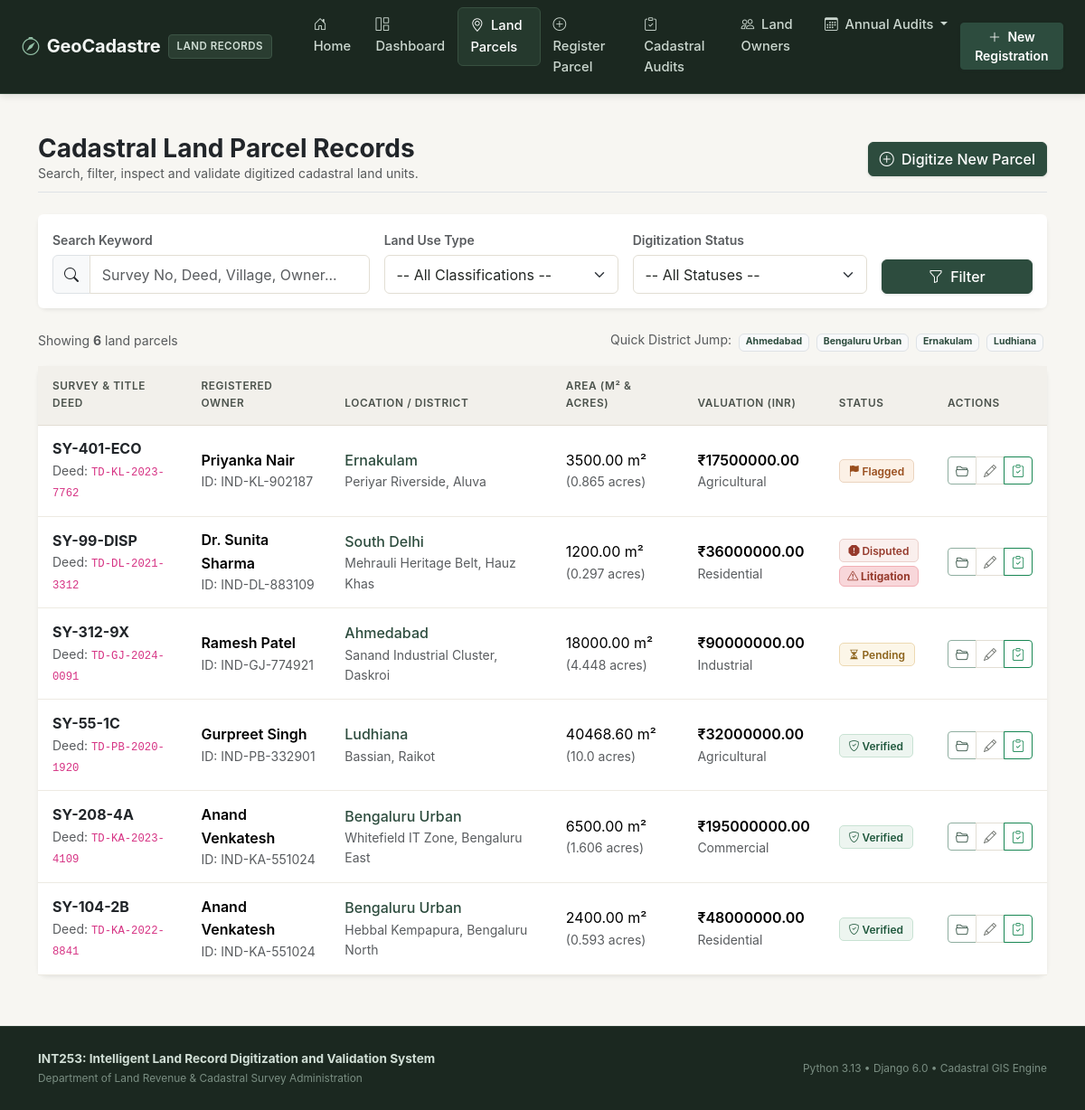
The app's page /parcels/ with its own data.
### records/models.py (models this page shows, shortened)
class LandParcel(models.Model):
    LAND_TYPE_CHOICES = [
        ('AGRICULTURAL', 'Agricultural'),
        ('RESIDENTIAL', 'Residential'),
        ('COMMERCIAL', 'Commercial'),
        ('INDUSTRIAL', 'Industrial'),
        ('FOREST_GOVT', 'Government / Forest Reserve'),
    ]
    STATUS_CHOICES = [
        ('PENDING', 'Pending Validation'),
        ('VERIFIED', 'Digitized & Verified'),
        ('FLAGGED', 'Flagged for Discrepancy'),
        ('DISPUTED', 'Under Legal Dispute'),
    ]
    owner = models.ForeignKey(
        LandOwner,
        on_delete=models.CASCADE,
        related_name="parcels",
        verbose_name="Registered Owner"
    )
    title_deed_number = models.CharField(
        max_length=50,
        unique=True,
        verbose_name="Title Deed Reference",
        help_text="Official deed document reference (e.g. TD-2024-8831)"
    )
    survey_number = models.CharField(
        max_length=50,
        unique=True,
        verbose_name="Cadastral Survey Number",
        help_text="Survey number allocated in government cadastral map (e.g. SY-104-2B)"
    )
    slug = models.SlugField(
        max_length=120,
        unique=True,
        blank=True,
        verbose_name="URL Slug Identifier"
    )
    district = models.CharField(max_length=80, db_index=True, verbose_name="District / Region")
    taluk = models.CharField(max_length=80, verbose_name="Taluk / Subdivision")
    village = models.CharField(max_length=100, verbose_name="Village / Locality")
    area_sq_meters = models.DecimalField(
        max_digits=12,
        decimal_places=2,
        validators=[MinValueValidator(Decimal('1.00'))],
        verbose_name="Area (Sq. Meters)",
        help_text="Cadastral plot area in square meters"
    )
    land_type = models.CharField(
        max_length=20,
        choices=LAND_TYPE_CHOICES,
        default='RESIDENTIAL',
        verbose_name="Land Use Classification"
    )
    market_valuation = models.DecimalField(
        max_digits=14,
        decimal_places=2,
        default=Decimal('0.00'),
        validators=[MinValueValidator(Decimal('0.00'))],
        verbose_name="Estimated Market Valuation (INR)"
    )
    gis_coordinates = models.CharField(
        max_length=150,
        default="12.9716 N, 77.5946 E",
        verbose_name="GIS Centroid Coordinates",
        help_text="Format: Latitude, Longitude (e.g. 12.9716 N, 77.5946 E)"
    )
    is_disputed = models.BooleanField(
        default=False,
        verbose_name="Litigation / Dispute Flag",
        help_text="Check if parcel has active injunction or dispute"
    )
    digitization_status = models.CharField(
        max_length=25,
        choices=STATUS_CHOICES,
        default='PENDING',
        verbose_name="Validation & Digitization Status"
    )
    registered_date = models.DateField(verbose_name="Official Deed Date")
    created_at = models.DateTimeField(auto_now_add=True, verbose_name="Digitized At")
    updated_at = models.DateTimeField(auto_now=True, verbose_name="Last Modified At")
    class Meta:
        verbose_name = "Land Parcel"
        verbose_name_plural = "Land Parcels"
        ordering = ['-created_at']
    @property
    def area_in_acres(self):
        return round(float(self.area_sq_meters) / 4046.86, 3)

class LandOwner(models.Model):
    first_name = models.CharField(max_length=60, verbose_name="First Name")
    last_name = models.CharField(max_length=60, verbose_name="Last Name")
    national_id = models.CharField(
        max_length=20,
        unique=True,
        verbose_name="National ID / Aadhaar Hash",
        help_text="Unique citizen identifier or tax registration number"
    )
    email = models.EmailField(blank=True, null=True, verbose_name="Contact Email")
    phone = models.CharField(max_length=20, verbose_name="Phone Number")
    residential_address = models.TextField(verbose_name="Residential Address")
    created_at = models.DateTimeField(auto_now_add=True, verbose_name="Registration Timestamp")
    class Meta:
        verbose_name = "Land Owner"
        verbose_name_plural = "Land Owners"
        ordering = ['last_name', 'first_name']
    @property
    def full_name(self):
        return f"{self.first_name} {self.last_name}"

### records/views.py (the view, shortened to what this page needs)
# urls.py: path('parcels/', views.parcel_list_view, name='parcel_list'),
def parcel_list_view(request):
    queryset = LandParcel.objects.select_related('owner').all()
    query = request.GET.get('q', '').strip()
    land_type = request.GET.get('land_type', '').strip()
    status = request.GET.get('status', '').strip()
    district = request.GET.get('district', '').strip()
    if land_type:
        queryset = queryset.filter(land_type=land_type)
    if status:
        queryset = queryset.filter(digitization_status=status)
    if district:
        queryset = queryset.filter(district__iexact=district)
    all_districts = LandParcel.objects.values_list('district', flat=True).distinct().order_by('district')
    context = {
        'parcels': queryset,
        'query': query,
        'selected_land_type': land_type,
        'selected_status': status,
        'selected_district': district,
        'all_districts': all_districts,
        'land_type_choices': LandParcel.LAND_TYPE_CHOICES,
        'status_choices': LandParcel.STATUS_CHOICES,
        'result_count': queryset.count(),
    }
    return render(request, 'records/parcel_list.html', context)

### templates/records/parcel_list.html (shortened to what this page needs)
{% extends 'base.html' %}
{% block content %}
<div class="d-flex justify-content-between align-items-center mb-4 pb-2 border-bottom">
    <div>
        <h1 class="h3 fw-bold text-dark mb-0">Cadastral Land Parcel Records</h1>
        <p class="text-muted small mb-0">Search, filter, inspect and validate digitized cadastral land units.</p>
    </div>
    <a href="{% url 'parcel_create' %}" class="btn btn-primary">
        <i class="bi bi-plus-circle me-1"></i> Digitize New Parcel
    </a>
</div>
<div class="card shadow-sm border-0 mb-4">
    <div class="card-body bg-white rounded">
        <form method="GET" action="{% url 'parcel_list' %}" class="row g-3">
            <div class="col-md-4">
                <label class="form-label small fw-semibold text-muted">Search Keyword</label>
                <div class="input-group">
                    <span class="input-group-text bg-light"><i class="bi bi-search"></i></span>
                    <input type="text" name="q" value="{{ query }}" class="form-control" placeholder="Survey No, Deed, Village, Owner...">
                </div>
            </div>
            <div class="col-md-3">
                <label class="form-label small fw-semibold text-muted">Land Use Type</label>
                <select name="land_type" class="form-select">
                    <option value="">-- All Classifications --</option>
                </select>
            </div>
            <div class="col-md-3">
                <label class="form-label small fw-semibold text-muted">Digitization Status</label>
                <select name="status" class="form-select">
                    <option value="">-- All Statuses --</option>
                </select>
            </div>
            <div class="col-md-2 d-flex align-items-end gap-2">
                <button type="submit" class="btn btn-primary w-100">
                    <i class="bi bi-funnel me-1"></i> Filter
                </button>
            </div>
        </form>
    </div>
</div>
<div class="d-flex justify-content-between align-items-center mb-3">
    <div class="text-muted small">
        Showing <strong>{{ result_count }}</strong> land parcels
    </div>
    {% if all_districts %}
    <div class="small">
        <span class="text-muted me-1">Quick District Jump:</span>
        {% for d in all_districts|slice:":4" %}
            <a href="{% url 'parcels_by_district' district=d %}" class="badge bg-light text-primary border text-decoration-none me-1">{{ d }}</a>
        {% endfor %}
    </div>
    {% endif %}
</div>
<div class="card shadow-sm border-0">
    <div class="table-responsive">
        <table class="table table-hover cadastral-table align-middle mb-0">
            <thead>
                <tr>
                    <th>Survey & Title Deed</th>
                    <th>Registered Owner</th>
                    <th>Location / District</th>
                    <th>Area (m² & Acres)</th>
                    <th>Valuation (INR)</th>
                    <th>Status</th>
                    <th>Actions</th>
                </tr>
            </thead>
            <tbody>
                {% for parcel in parcels %}
                <tr>
                    <td>
                        <a href="{% url 'parcel_detail' slug=parcel.slug %}" class="fw-bold text-decoration-none text-dark">
                            {{ parcel.survey_number }}
                        </a>
                        <div class="text-muted small">Deed: <code>{{ parcel.title_deed_number }}</code></div>
                    </td>
                    <td>
                        <div class="fw-semibold">{{ parcel.owner.full_name }}</div>
                        <div class="small text-muted">ID: {{ parcel.owner.national_id }}</div>
                    </td>
                    <td>
                        <div><a href="{% url 'parcels_by_district' district=parcel.district %}" class="text-decoration-none text-primary fw-medium">{{ parcel.district }}</a></div>
                        <div class="small text-muted">{{ parcel.village }}, {{ parcel.taluk }}</div>
                    </td>
                    <td>
                        <div>{{ parcel.area_sq_meters|floatformat:2 }} m²</div>
                        <div class="small text-muted">({{ parcel.area_in_acres }} acres)</div>
                    </td>
                    <td>
                        <span class="fw-semibold">₹{{ parcel.market_valuation|floatformat:2 }}</span>
                        <div class="small text-muted">{{ parcel.get_land_type_display }}</div>
                    </td>
                    <td>
                        {% if parcel.digitization_status == 'VERIFIED' %}
                            <span class="badge badge-verified"><i class="bi bi-shield-check"></i> Verified</span>
                        {% elif parcel.digitization_status == 'PENDING' %}
                            <span class="badge badge-pending"><i class="bi bi-hourglass-split"></i> Pending</span>
                        {% elif parcel.digitization_status == 'DISPUTED' %}
                            <span class="badge badge-disputed"><i class="bi bi-exclamation-octagon-fill"></i> Disputed</span>
                        {% else %}
                            <span class="badge badge-flagged"><i class="bi bi-flag-fill"></i> Flagged</span>
                        {% endif %}
                        {% if parcel.is_disputed %}
                            <div class="badge bg-danger-subtle text-danger border border-danger-subtle mt-1 d-block">
                                <i class="bi bi-exclamation-triangle"></i> Litigation
                            </div>
                        {% endif %}
                    </td>
                    <td>
                        <div class="btn-group btn-group-sm">
                            <a href="{% url 'parcel_detail' slug=parcel.slug %}" class="btn btn-outline-primary" title="View Dossier">
                                <i class="bi bi-folder2-open"></i>
                            </a>
                            <a href="{% url 'parcel_update' pk=parcel.pk %}" class="btn btn-outline-secondary" title="Edit Record">
                                <i class="bi bi-pencil"></i>
                            </a>
                            <a href="{% url 'validation_create' parcel_id=parcel.id %}" class="btn btn-outline-success" title="Run Audit">
                                <i class="bi bi-clipboard-check"></i>
                            </a>
                        </div>
                    </td>
                </tr>
                {% endfor %}
            </tbody>
        </table>
    </div>
</div>
{% endblock %}

### templates/base.html (shortened to what this page needs)
{% load static %}
<!DOCTYPE html>
<html lang="en">
<head>
    <link href="https://cdn.jsdelivr.net/npm/bootstrap@5.3.3/dist/css/bootstrap.min.css" rel="stylesheet">
    <link rel="stylesheet" href="https://cdn.jsdelivr.net/npm/bootstrap-icons@1.11.3/font/bootstrap-icons.min.css">
    <link rel="stylesheet" href="{% static 'css/style.css' %}">
</head>
<body>
    <nav class="navbar navbar-expand-lg navbar-dark custom-nav sticky-top">
        <div class="container-fluid px-4">
            <a class="navbar-brand fw-bold d-flex align-items-center" href="{% url 'home' %}" title="GeoCadastre Registry">
                <i class="bi bi-compass me-2 fs-5"></i>
                <span>GeoCadastre</span>
                <span class="navbar-brand-badge">Land Records</span>
            </a>
            <div class="collapse navbar-collapse" id="navContent">
                <ul class="navbar-nav me-auto mb-2 mb-lg-0 ms-3">
                    <li class="nav-item">
                        <a class="nav-link {% if request.resolver_match.url_name == 'home' %}active{% endif %}" href="{% url 'home' %}">
                            <i class="bi bi-house-door me-1"></i> Home
                        </a>
                    </li>
                    <li class="nav-item">
                        <a class="nav-link {% if request.resolver_match.url_name == 'dashboard' %}active{% endif %}" href="{% url 'dashboard' %}">
                            <i class="bi bi-grid-1x2 me-1"></i> Dashboard
                        </a>
                    </li>
                    <li class="nav-item">
                        <a class="nav-link {% if request.resolver_match.url_name == 'parcel_list' %}active{% endif %}" href="{% url 'parcel_list' %}">
                            <i class="bi bi-geo-alt me-1"></i> Land Parcels
                        </a>
                    </li>
                    <li class="nav-item">
                        <a class="nav-link {% if request.resolver_match.url_name == 'parcel_create' %}active{% endif %}" href="{% url 'parcel_create' %}">
                            <i class="bi bi-plus-circle me-1"></i> Register Parcel
                        </a>
                    </li>
                    <li class="nav-item">
                        <a class="nav-link {% if request.resolver_match.url_name == 'validation_list' %}active{% endif %}" href="{% url 'validation_list' %}">
                            <i class="bi bi-clipboard-check me-1"></i> Cadastral Audits
                        </a>
                    </li>
                    <li class="nav-item">
                        <a class="nav-link {% if request.resolver_match.url_name == 'owner_list' %}active{% endif %}" href="{% url 'owner_list' %}">
                            <i class="bi bi-people me-1"></i> Land Owners
                        </a>
                    </li>
                    <li class="nav-item dropdown">
                        <a class="nav-link dropdown-toggle" href="#" id="auditDropdown" role="button" data-bs-toggle="dropdown">
                            <i class="bi bi-calendar3 me-1"></i> Annual Audits
                        </a>
                    </li>
                </ul>
                <div class="d-flex align-items-center">
                    <a href="{% url 'parcel_create' %}" class="btn btn-primary btn-sm fw-semibold">
                        <i class="bi bi-plus-lg me-1"></i> New Registration
                    </a>
                </div>
            </div>
        </div>
    </nav>
    <main class="container">
        {% block content %}
        {% endblock %}
    </main>
    <footer>
        <div class="container">
            <div class="row align-items-center">
                <div class="col-md-7 text-md-start mb-2 mb-md-0">
                    <strong>INT253: Intelligent Land Record Digitization and Validation System</strong>
                    <div class="small opacity-75">Department of Land Revenue & Cadastral Survey Administration</div>
                </div>
                <div class="col-md-5 text-md-end small opacity-75">
                    <span>Python 3.13 &bull; Django 6.0 &bull; Cadastral GIS Engine</span>
                </div>
            </div>
        </div>
    </footer>
</body>
</html>

### records on screen
LandParcel: survey_number "SY-401-ECO", title_deed_number "TD-KL-2023-7762", owner.full_name "Priyanka Nair", owner.national_id "IND-KL-902187", district "Ernakulam", village "Periyar Riverside", taluk "Aluva", area_sq_meters "3500.00", area_in_acres "0.865", market_valuation "17500000.00", land_type "Agricultural", digitization_status "FLAGGED" (drawn)
LandParcel: survey_number "SY-99-DISP", title_deed_number "TD-DL-2021-3312", owner.full_name "Dr. Sunita Sharma", owner.national_id "IND-DL-883109", district "South Delhi", village "Mehrauli Heritage Belt", taluk "Hauz Khas", area_sq_meters "1200.00", area_in_acres "0.297", market_valuation "36000000.00", land_type "Residential", digitization_status "DISPUTED" (drawn), is_disputed True (drawn)
LandParcel: survey_number "SY-312-9X", title_deed_number "TD-GJ-2024-0091", owner.full_name "Ramesh Patel", owner.national_id "IND-GJ-774921", district "Ahmedabad", village "Sanand Industrial Cluster", taluk "Daskroi", area_sq_meters "18000.00", area_in_acres "4.448", market_valuation "90000000.00", land_type "Industrial", digitization_status "PENDING" (drawn)
LandParcel: survey_number "SY-55-1C", title_deed_number "TD-PB-2020-1920", owner.full_name "Gurpreet Singh", owner.national_id "IND-PB-332901", district "Ludhiana", village "Bassian", taluk "Raikot", area_sq_meters "40468.60", area_in_acres "10.0", market_valuation "32000000.00", land_type "Agricultural", digitization_status "VERIFIED" (drawn)
LandParcel: survey_number "SY-208-4A", title_deed_number "TD-KA-2023-4109", owner.full_name "Anand Venkatesh", owner.national_id "IND-KA-551024", district "Bengaluru Urban", village "Whitefield IT Zone", taluk "Bengaluru East", area_sq_meters "6500.00", area_in_acres "1.606", market_valuation "195000000.00", land_type "Commercial", digitization_status "VERIFIED" (drawn)
LandParcel: survey_number "SY-104-2B", title_deed_number "TD-KA-2022-8841", owner.full_name "Anand Venkatesh", owner.national_id "IND-KA-551024", district "Bengaluru Urban", village "Hebbal Kempapura", taluk "Bengaluru North", area_sq_meters "2400.00", area_in_acres "0.593", market_valuation "48000000.00", land_type "Residential", digitization_status "VERIFIED" (drawn)

### other values on screen
{{ result_count }} "6"
{{ d }} "Ahmedabad" "Bengaluru Urban" "Ernakulam" "Ludhiana"
